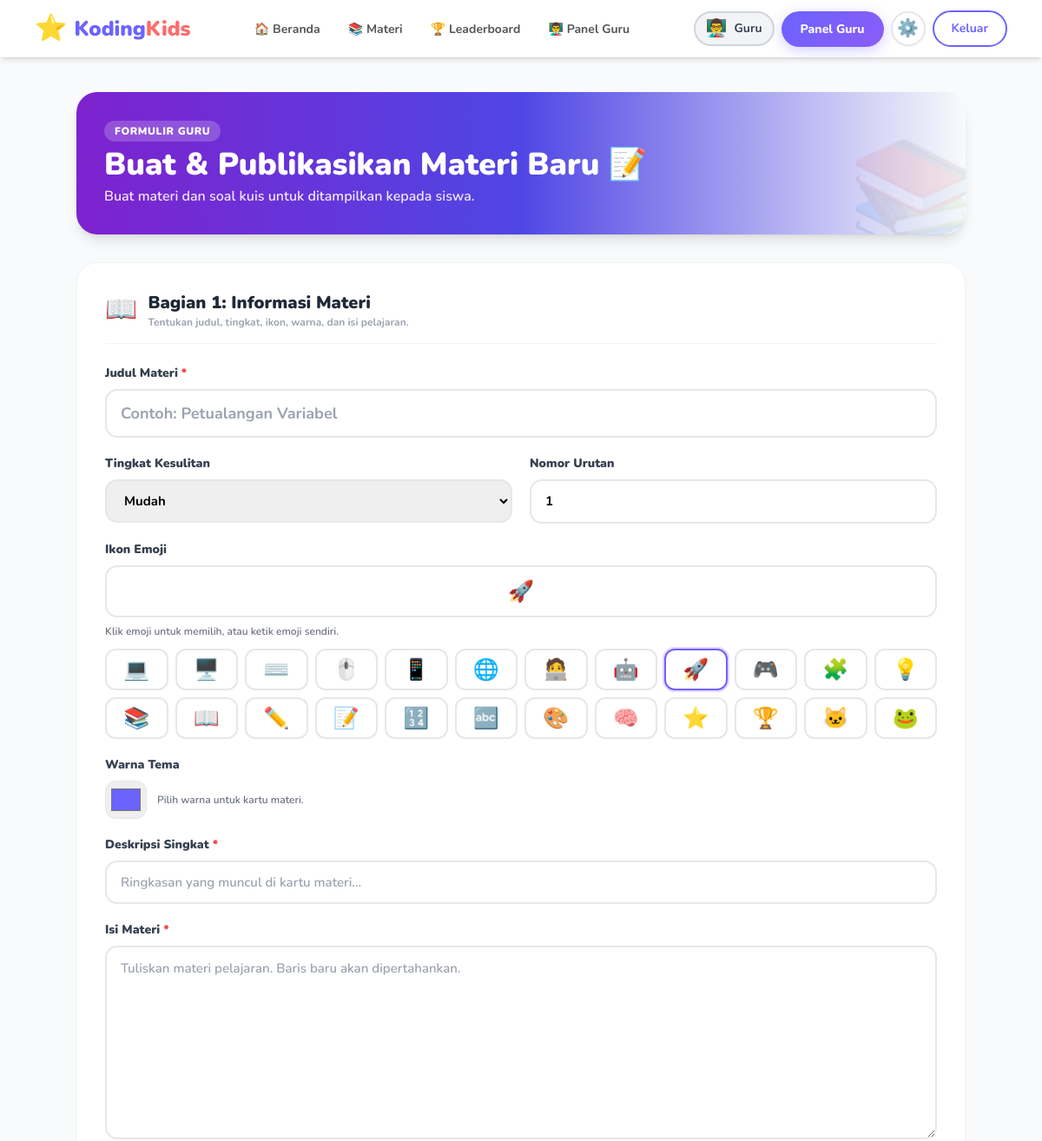
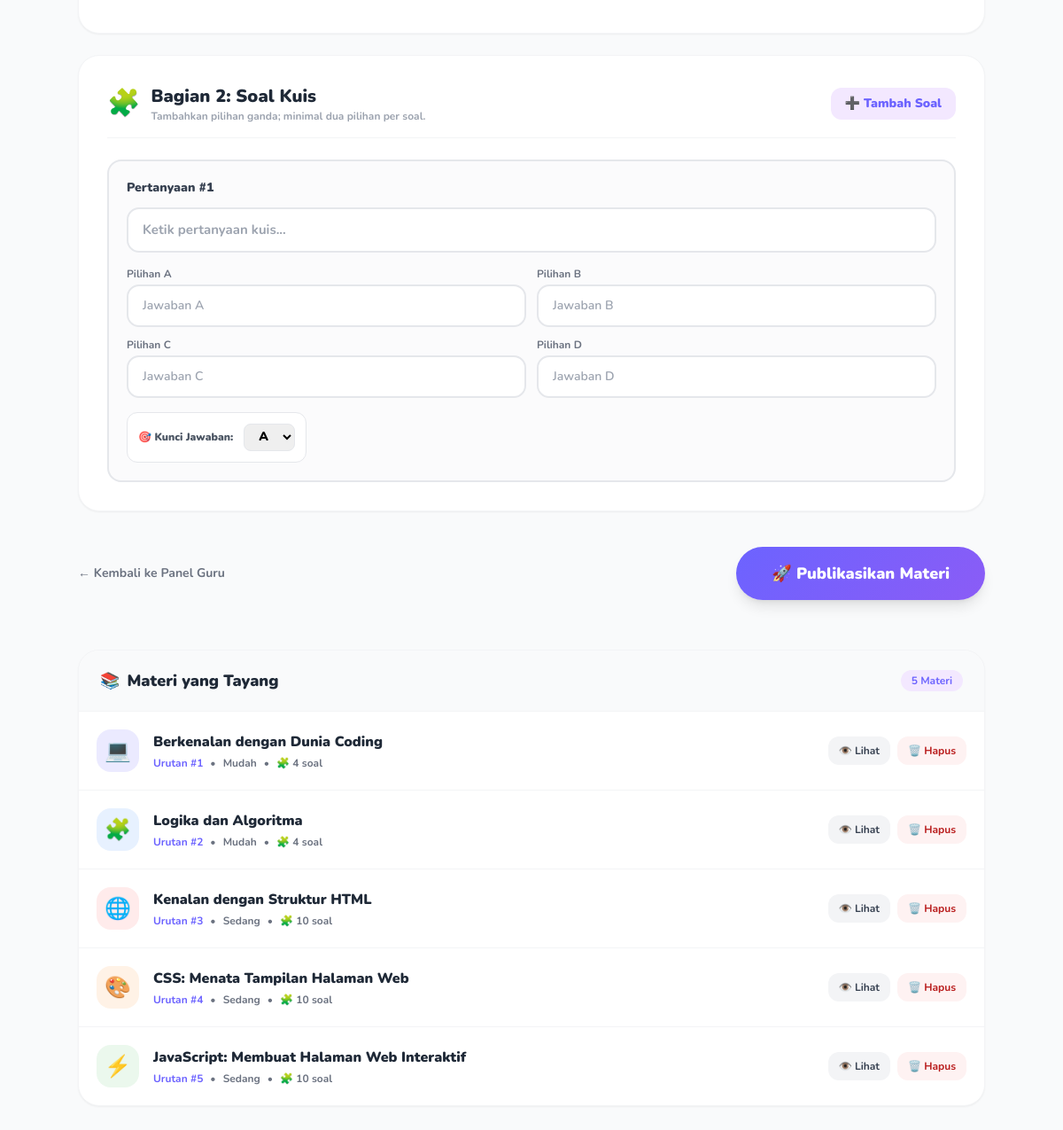
The page /pages/kelola_materi.php (signed in) on the database its author committed (2 pictures, top to bottom).
### tables this page shows
CREATE TABLE IF NOT EXISTS `materi` (
    `id` INT UNSIGNED AUTO_INCREMENT PRIMARY KEY,
    `judul` VARCHAR(150) NOT NULL,
    `deskripsi` VARCHAR(255) NOT NULL,
    `level` ENUM('Mudah', 'Sedang', 'Sulit') NOT NULL DEFAULT 'Mudah',
    `durasi` TINYINT UNSIGNED NOT NULL DEFAULT 10,
    `icon` VARCHAR(20) NOT NULL DEFAULT '💻',
    `warna` VARCHAR(20) NOT NULL DEFAULT '#6C63FF',
    `konten` LONGTEXT NOT NULL,
    `urutan` INT NOT NULL DEFAULT 1,
    `created_at` TIMESTAMP NOT NULL DEFAULT CURRENT_TIMESTAMP
);

### pages/kelola_materi.php (the view, shortened to what this page needs)
<?php
require_once '../config/db.php';
$form = [
    'judul' => '',
    'deskripsi' => '',
    'level' => 'Mudah',
    'icon' => '🚀',
    'warna' => '#6C63FF',
    'urutan' => '1',
    'konten' => '',
];
$questions = [[
    'pertanyaan' => '',
    'a' => '',
    'b' => '',
    'c' => '',
    'd' => '',
    'kunci' => 'a',
]];
$daftar_materi = $conn->query(
    'SELECT m.*, (SELECT COUNT(*) FROM kuis WHERE materi_id = m.id) AS total_kuis
     FROM materi m ORDER BY m.urutan ASC, m.id DESC'
);
require_once '../includes/header.php';
?>
<main class="min-h-screen bg-gray-50 py-10 px-4">
    <div class="max-w-5xl mx-auto">
        <header class="bg-gradient-to-r from-purple-700 via-indigo-600 to-blue-600 rounded-3xl p-8 text-white mb-8 shadow-lg relative overflow-hidden">
            <div class="relative z-10">
                <span class="bg-white/20 text-xs font-black px-3 py-1 rounded-full uppercase tracking-wider">Formulir Guru</span>
                <h1 class="text-3xl md:text-4xl font-black mt-2">Buat & Publikasikan Materi Baru 📝</h1>
                <p class="text-purple-100 font-semibold mt-1">Buat materi dan soal kuis untuk ditampilkan kepada siswa.</p>
            </div>
            <div class="absolute -right-6 -bottom-6 text-9xl opacity-10" aria-hidden="true">📚</div>
        </header>
        <form method="POST" class="space-y-6">
            <section class="bg-white rounded-3xl shadow-sm border border-gray-100 p-6 md:p-8">
                <div class="flex items-center gap-3 pb-4 mb-6 border-b border-gray-100">
                    <span class="text-3xl" aria-hidden="true">📖</span>
                    <div>
                        <h2 class="text-xl font-black text-gray-800">Bagian 1: Informasi Materi</h2>
                        <p class="text-xs text-gray-400 font-bold">Tentukan judul, tingkat, ikon, warna, dan isi pelajaran.</p>
                    </div>
                </div>
                <div class="grid grid-cols-1 md:grid-cols-2 gap-5">
                    <div class="md:col-span-2">
                        <label for="judul" class="block font-black text-gray-700 text-sm mb-2">Judul Materi <span class="text-red-500">*</span></label>
                        <input id="judul" type="text" name="judul" maxlength="150" class="form-input text-lg font-bold" value="<?= htmlspecialchars($form['judul'], ENT_QUOTES | ENT_SUBSTITUTE, 'UTF-8') ?>" placeholder="Contoh: Petualangan Variabel" required>
                    </div>
                    <div>
                        <label for="level" class="block font-black text-gray-700 text-sm mb-2">Tingkat Kesulitan</label>
                        <select id="level" name="level" class="form-input font-bold">
                            <?php foreach (['Mudah', 'Sedang', 'Sulit'] as $level_option): ?>
                            <option value="<?= $level_option ?>" <?= $form['level'] === $level_option ? 'selected' : '' ?>><?= $level_option ?></option>
                            <?php endforeach; ?>
                        </select>
                    </div>
                    <div>
                        <label for="urutan" class="block font-black text-gray-700 text-sm mb-2">Nomor Urutan</label>
                        <input id="urutan" type="number" name="urutan" value="<?= htmlspecialchars($form['urutan'], ENT_QUOTES, 'UTF-8') ?>" min="1" class="form-input font-bold" required>
                    </div>
                    <div class="md:col-span-2">
                        <label for="icon" class="block font-black text-gray-700 text-sm mb-2">Ikon Emoji</label>
                        <input id="icon" type="text" name="icon" maxlength="20" value="<?= htmlspecialchars($form['icon'], ENT_QUOTES | ENT_SUBSTITUTE, 'UTF-8') ?>" class="form-input text-2xl text-center font-bold" aria-describedby="emoji-help">
                        <p id="emoji-help" class="text-xs text-gray-500 font-semibold mt-2">Klik emoji untuk memilih, atau ketik emoji sendiri.</p>
                        <div id="emoji-picker" class="mt-3 grid grid-cols-6 sm:grid-cols-9 md:grid-cols-12 gap-2" role="group" aria-label="Pilihan emoji materi">
                            <?php
                            $emoji_options = [
                                '💻' => 'Komputer', '🖥️' => 'Monitor', '⌨️' => 'Keyboard', '🖱️' => 'Mouse',
                                '📱' => 'Ponsel', '🌐' => 'Internet', '🧑‍💻' => 'Programmer', '🤖' => 'Robot',
                                '🚀' => 'Roket', '🎮' => 'Game', '🧩' => 'Puzzle', '💡' => 'Ide',
                                '📚' => 'Buku', '📖' => 'Materi', '✏️' => 'Pensil', '📝' => 'Catatan',
                                '🔢' => 'Angka', '🔤' => 'Huruf', '🎨' => 'Seni', '🧠' => 'Otak',
                                '⭐' => 'Bintang', '🏆' => 'Piala', '🐱' => 'Kucing', '🐸' => 'Katak',
                            ];
                            foreach ($emoji_options as $emoji => $emoji_name):
                            ?>
                            <button type="button" class="emoji-choice h-12 rounded-xl border-2 border-gray-200 bg-white text-2xl transition hover:border-primary hover:bg-purple-50 focus-visible:outline focus-visible:outline-2 focus-visible:outline-primary" data-emoji="<?= htmlspecialchars($emoji, ENT_QUOTES, 'UTF-8') ?>" aria-label="Pilih emoji <?= htmlspecialchars($emoji_name, ENT_QUOTES, 'UTF-8') ?>" aria-pressed="false" title="<?= htmlspecialchars($emoji_name, ENT_QUOTES, 'UTF-8') ?>"><?= $emoji ?></button>
                            <?php endforeach; ?>
                        </div>
                    </div>
                    <div>
                        <label for="warna" class="block font-black text-gray-700 text-sm mb-2">Warna Tema</label>
                        <div class="flex items-center gap-3">
                            <input id="warna" type="color" name="warna" value="<?= htmlspecialchars($form['warna'], ENT_QUOTES, 'UTF-8') ?>" class="w-12 h-11 p-1 rounded-xl border border-gray-200 cursor-pointer">
                            <span class="text-xs text-gray-500 font-semibold">Pilih warna untuk kartu materi.</span>
                        </div>
                    </div>
                    <div class="md:col-span-2">
                        <label for="deskripsi" class="block font-black text-gray-700 text-sm mb-2">Deskripsi Singkat <span class="text-red-500">*</span></label>
                        <input id="deskripsi" type="text" name="deskripsi" maxlength="255" value="<?= htmlspecialchars($form['deskripsi'], ENT_QUOTES | ENT_SUBSTITUTE, 'UTF-8') ?>" class="form-input" placeholder="Ringkasan yang muncul di kartu materi..." required>
                    </div>
                    <div class="md:col-span-2">
                        <label for="konten" class="block font-black text-gray-700 text-sm mb-2">Isi Materi <span class="text-red-500">*</span></label>
                        <textarea id="konten" name="konten" rows="8" class="form-input leading-relaxed" placeholder="Tuliskan materi pelajaran. Baris baru akan dipertahankan." required></textarea>
                    </div>
                </div>
            </section>
            <section class="bg-white rounded-3xl shadow-sm border border-gray-100 p-6 md:p-8">
                <div class="flex flex-col sm:flex-row sm:items-center sm:justify-between gap-4 pb-4 mb-6 border-b border-gray-100">
                    <div class="flex items-center gap-3">
                        <span class="text-3xl" aria-hidden="true">🧩</span>
                        <div>
                            <h2 class="text-xl font-black text-gray-800">Bagian 2: Soal Kuis</h2>
                            <p class="text-xs text-gray-400 font-bold">Tambahkan pilihan ganda; minimal dua pilihan per soal.</p>
                        </div>
                    </div>
                    <button type="button" id="add-question" class="bg-purple-100 text-primary hover:bg-purple-200 font-black px-4 py-2 rounded-xl text-sm transition-all">➕ Tambah Soal</button>
                </div>
                <div id="question-list" class="space-y-6">
                    <?php foreach ($questions as $index => $question): ?>
                    <fieldset class="question-item bg-gray-50/70 border-2 border-gray-200 rounded-2xl p-5">
                        <div class="flex items-center justify-between mb-3">
                            <legend class="font-black text-gray-700 text-sm question-number">Pertanyaan #<?= $index + 1 ?></legend>
                        </div>
                        <input type="text" name="soal_pertanyaan[]" value="<?= htmlspecialchars($question['pertanyaan'], ENT_QUOTES | ENT_SUBSTITUTE, 'UTF-8') ?>" class="form-input mb-4 font-bold bg-white" placeholder="Ketik pertanyaan kuis..." >
                        <div class="grid grid-cols-1 md:grid-cols-2 gap-3 mb-4">
                            <?php foreach (['a' => 'A', 'b' => 'B', 'c' => 'C', 'd' => 'D'] as $key => $label): ?>
                            <div>
                                <label class="text-xs font-bold text-gray-500 mb-1 block" for="soal-<?= $index ?>-<?= $key ?>">Pilihan <?= $label ?></label>
                                <input id="soal-<?= $index ?>-<?= $key ?>" type="text" name="soal_<?= $key ?>[]" value="<?= htmlspecialchars($question[$key], ENT_QUOTES | ENT_SUBSTITUTE, 'UTF-8') ?>" class="form-input text-sm bg-white" placeholder="Jawaban <?= $label ?>">
                            </div>
                            <?php endforeach; ?>
                        </div>
                        <label class="inline-flex items-center gap-3 bg-white p-3 rounded-xl border border-gray-200">
                            <span class="text-xs font-black text-gray-600">🎯 Kunci Jawaban:</span>
                            <select name="soal_kunci[]" class="font-black text-sm text-green-700 bg-green-50 border border-green-200 rounded-lg px-3 py-1">
                                <?php foreach (['a' => 'A', 'b' => 'B', 'c' => 'C', 'd' => 'D'] as $key => $label): ?>
                                <option value="<?= $key ?>" <?= $question['kunci'] === $key ? 'selected' : '' ?>><?= $label ?></option>
                                <?php endforeach; ?>
                            </select>
                        </label>
                    </fieldset>
                    <?php endforeach; ?>
                </div>
            </section>
            <div class="flex flex-col sm:flex-row items-center justify-between gap-4 pt-4">
                <a href="guru.php" class="text-gray-500 font-bold hover:text-gray-700 text-sm">← Kembali ke Panel Guru</a>
                <button type="submit" name="simpan_materi" value="1" class="btn-primary px-10 py-4 text-lg font-black shadow-lg hover:scale-105 transition-all w-full sm:w-auto flex items-center justify-center gap-2">
                    🚀 Publikasikan Materi
                </button>
            </div>
        </form>
        <section class="mt-14 bg-white rounded-3xl shadow-sm border border-gray-100 overflow-hidden">
            <div class="px-6 py-5 bg-gray-50 border-b border-gray-100 flex flex-wrap items-center justify-between gap-3">
                <h2 class="font-black text-gray-800 text-lg flex items-center gap-2"><span aria-hidden="true">📚</span> Materi yang Tayang</h2>
                <span class="text-xs bg-purple-100 text-primary font-bold px-3 py-1 rounded-full"><?= (int) $daftar_materi->num_rows ?> Materi</span>
            </div>
            <div class="divide-y divide-gray-100">
                <?php if ($daftar_materi->num_rows === 0): ?>
                <p class="p-6 text-center text-gray-500 font-semibold">Belum ada materi.</p>
                <?php else: while ($materi = $daftar_materi->fetch_assoc()): ?>
                <div class="p-5 flex flex-col sm:flex-row sm:items-center justify-between gap-4 hover:bg-gray-50 transition-colors">
                    <div class="flex items-center gap-4 min-w-0">
                        <div class="w-12 h-12 rounded-2xl flex items-center justify-center text-2xl flex-shrink-0" style="background: <?= htmlspecialchars($materi['warna'], ENT_QUOTES, 'UTF-8') ?>22">
                            <?= htmlspecialchars($materi['icon'], ENT_QUOTES | ENT_SUBSTITUTE, 'UTF-8') ?>
                        </div>
                        <div class="min-w-0">
                            <h3 class="font-black text-gray-800 text-base"><?= htmlspecialchars($materi['judul'], ENT_QUOTES | ENT_SUBSTITUTE, 'UTF-8') ?></h3>
                            <div class="flex flex-wrap items-center gap-2 text-xs font-bold text-gray-500 mt-1">
                                <span class="text-primary">Urutan #<?= (int) $materi['urutan'] ?></span>
                                <span aria-hidden="true">•</span>
                                <span><?= htmlspecialchars($materi['level'], ENT_QUOTES | ENT_SUBSTITUTE, 'UTF-8') ?></span>
                                <span aria-hidden="true">•</span>
                                <span class="text-yellow-700">🧩 <?= (int) $materi['total_kuis'] ?> soal</span>
                            </div>
                        </div>
                    </div>
                    <div class="flex items-center gap-2 flex-shrink-0">
                        <a href="materi_detail.php?id=<?= (int) $materi['id'] ?>" target="_blank" rel="noopener" class="bg-gray-100 hover:bg-gray-200 text-gray-700 font-bold text-xs px-3 py-2 rounded-xl transition-all">👁️ Lihat</a>
                        <form method="POST" onsubmit="return confirm('Hapus materi ini beserta seluruh kuis dan progress siswa terkait?')">
                            <button type="submit" name="hapus_materi" value="1" class="bg-red-50 hover:bg-red-100 text-red-700 font-bold text-xs px-3 py-2 rounded-xl transition-all">🗑️ Hapus</button>
                        </form>
                    </div>
                </div>
                <?php endwhile; endif; ?>
            </div>
        </section>
    </div>
</main>
<?php require_once '../includes/footer.php'; ?>

### assets/css/style.css (style rules this page uses)
* { box-sizing: border-box; }
body { font-family: 'Nunito', sans-serif; }
.btn-primary { background: linear-gradient(135deg, #6C63FF, #8B5CF6); color: white; padding: 10px 22px; border-radius: 50px; font-weight: 800; font-size: 14px; text-decoration: none; display: inline-block; transition: all 0.2s; border: none; cursor: pointer; box-shadow: 0 4px 15px rgba(108,99,255,0.3); }
.form-input { width: 100%; padding: 12px 16px; border: 2px solid #e5e7eb; border-radius: 14px; font-family: 'Nunito', sans-serif; font-size: 15px; font-weight: 600; transition: all 0.2s; outline: none; }

### rows shown on the page
materi: icon "💻", judul "Berkenalan dengan Dunia Coding", urutan "1", level "Mudah", total_kuis "4"
materi: icon "🧩", judul "Logika dan Algoritma", urutan "2", level "Mudah", total_kuis "4"
materi: icon "🌐", judul "Kenalan dengan Struktur HTML", urutan "3", level "Sedang", total_kuis "10"
materi: icon "🎨", judul "CSS: Menata Tampilan Halaman Web", urutan "4", level "Sedang", total_kuis "10"
materi: icon "⚡", judul "JavaScript: Membuat Halaman Web Interaktif", urutan "5", level "Sedang", total_kuis "10"

### other values the page prints
$header_role_label "Guru"
$header_dashboard_label "Panel Guru"
$emoji "💻"
$emoji "🖥️"
$emoji "⌨️"
$emoji "🖱️"
$emoji "📱"
$emoji "🌐"
$emoji "🧑‍💻"
$emoji "🤖"
$emoji "🚀"
$emoji "🎮"
$emoji "🧩"
$emoji "💡"
$emoji "📚"
